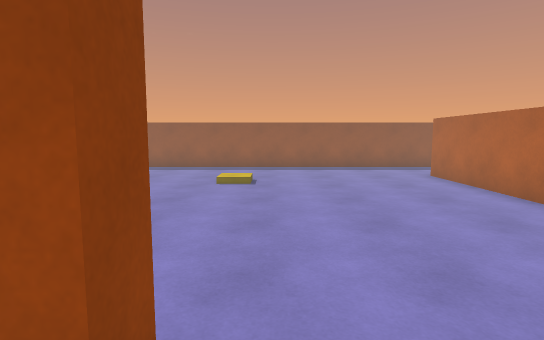
View 1 (above)

19 first-person views from a walk through a 3-D level made in the Unity game engine. The camera is 1.4 m above the floor, tilts 6° down and sees 80° across. The floor is counted in squares, 1 m on a side. Each view is taken from the middle of a square. On the plan, view 1 faces up. The plan holds only what a view shows up to about 15 squares ahead; the rest is blank. The place goes on beyond the plan. The player character is not drawn. Surface patterns are stand-ins for the level's own textures.

View 2
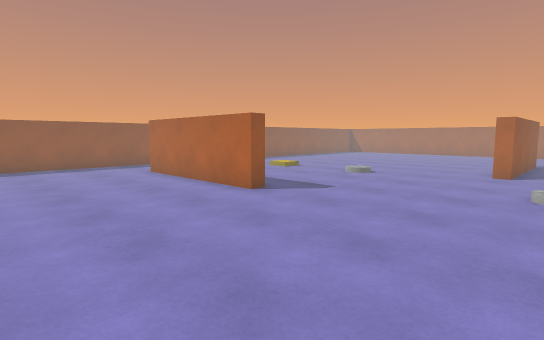

View 3
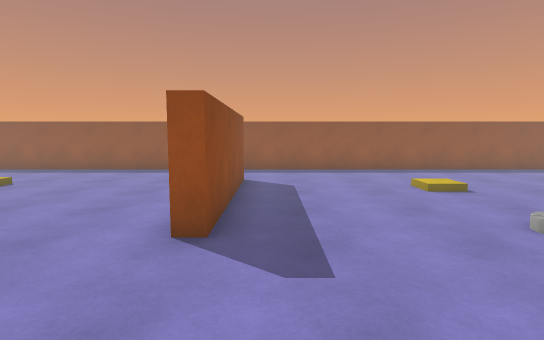

View 4
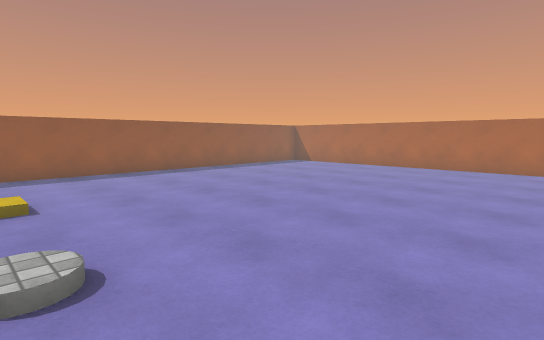

View 5
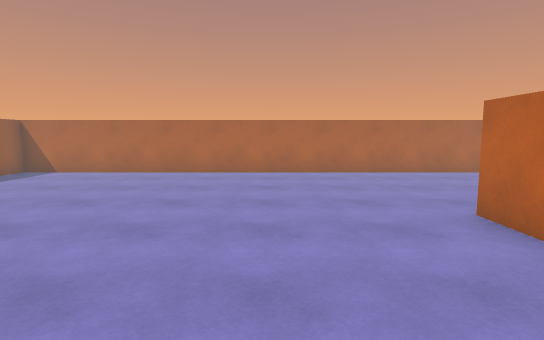

View 6
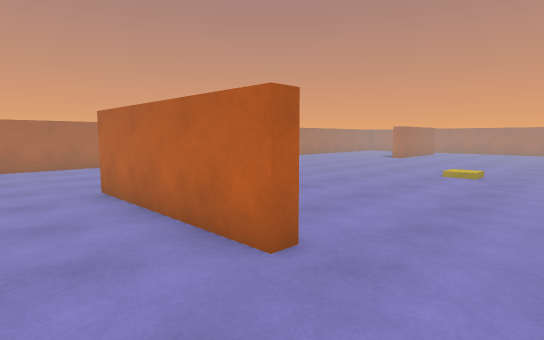

View 7
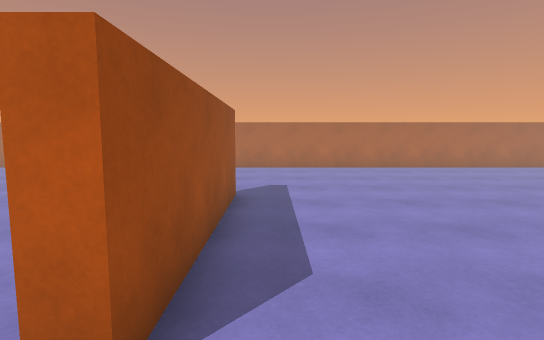

View 8
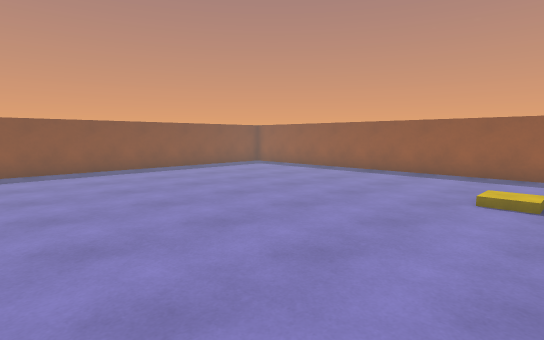

View 9
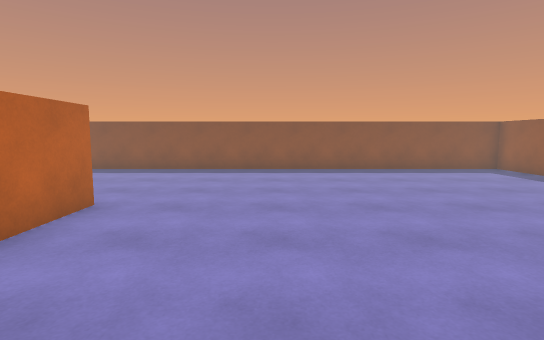

View 10
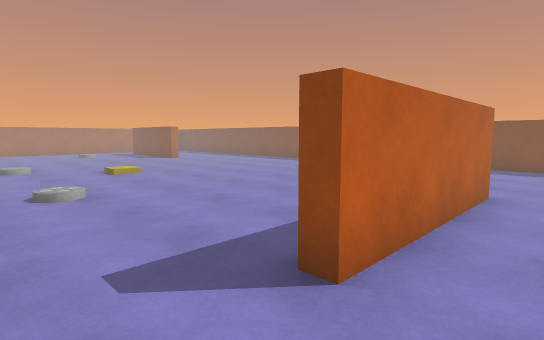

View 11
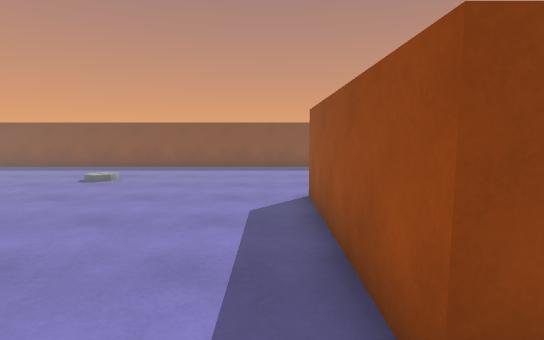

View 12
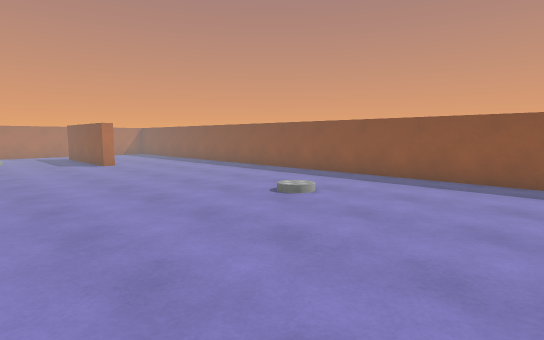

View 13
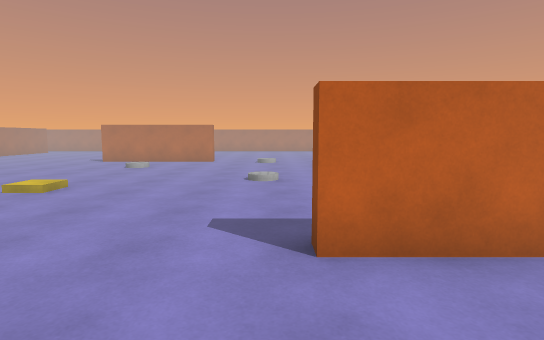

View 14
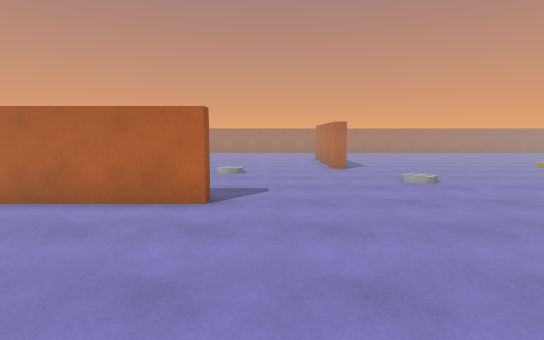

View 15
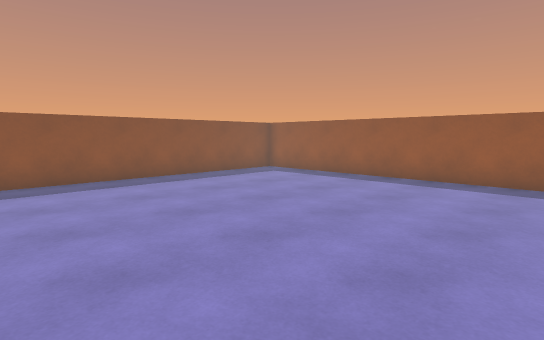

View 16
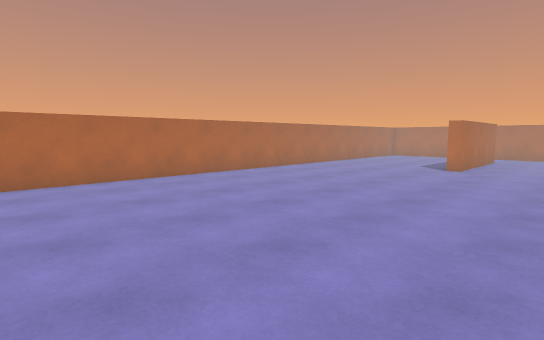

View 17
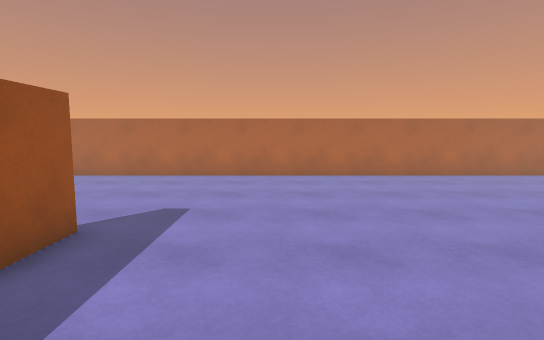

View 18
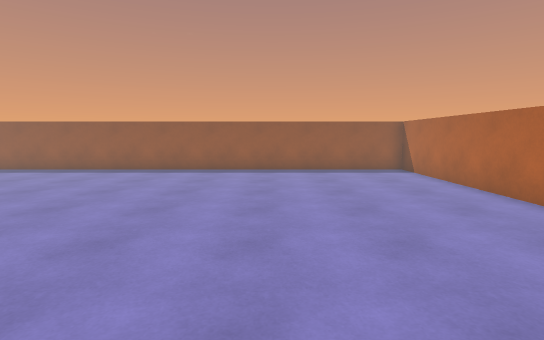

View 19
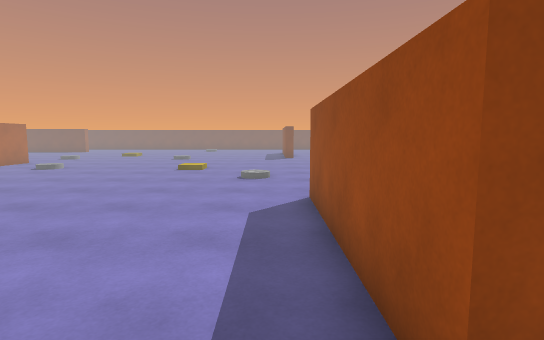

### Floor plan
Points are (right, up) in squares from view 1. A wall is a line through its corners. A room is listed if a view was taken in it or the views show most of it. See-through windows are left out.
Room 1 (views 1, 2, 3, 4, 5, 6, 7, 8, 9, 10, 11, 12, 13, 14, 15, 16, 17, 18, 19)
walls: (12.6, 1.4) (18.7, 1.4) (18.7, 0.9) (12.6, 0.9) (12.6, 1.4); (6.1, 11.2) (6.1, 5.4) (5.6, 5.4) (5.6, 11.4); (-6.6, 1.4) (-0.5, 1.4) (-0.5, 0.9) (-6.6, 0.9); (25.4, -10.5) (25.4, 14.6) (-13.7, 14.6) (-13.7, -10.5)

Where each view was taken, in squares from view 1:
view 1: 0 up, 0 right, facing up
view 2: 1 down, 0 right, facing up-right
view 3: 1 up, 7 right, facing up
view 4: 2 up, 11 right, facing up-right
view 5: 5 up, 13 right, facing right
view 6: 4 up, 10 right, facing down-right
view 7: 0 up, 11 right, facing right
view 8: 2 up, 0 right, facing up-left
view 9: 5 up, 0 right, facing left
view 10: 3 up, 2 right, facing down-left
view 11: 0 up, 1 right, facing left
view 12: 0 up, 3 left, facing down-left
view 13: 5 up, 0 right, facing down
view 14: 4 up, 1 left, facing right
view 15: 4 up, 3 left, facing up-left
view 16: 2 down, 15 right, facing down-right
view 17: 2 down, 14 right, facing right
view 18: 1 up, 20 right, facing up
view 19: 0 up, 20 right, facing left
